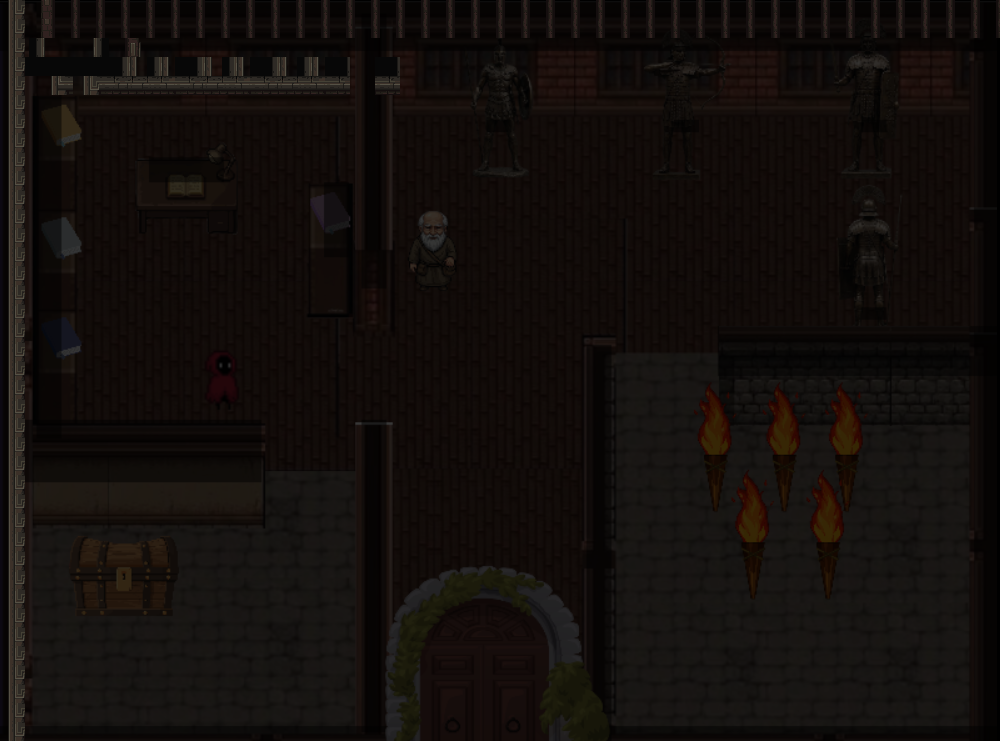

The image is a tile-based game level rendered from a .tmx file. Its description and complete source (layers, tilesets, objects, tile grids) follow:
An orthogonal 40x39 tile map with 25x19 px tiles, 2 tile layers (Tile Layer 1, wall), 1 image layer.

<map version="1.10" tiledversion="1.12.2" orientation="orthogonal" renderorder="right-down" width="40" height="39" tilewidth="25" tileheight="19" infinite="0" nextlayerid="4" nextobjectid="1">
 <tileset firstgid="1" source="mainlevbuild.tsx" />
 <imagelayer id="3" name="Image Layer 1" locked="1" opacity="0.6" offsetx="-4.32671" offsety="1">
  <image source="img/Screenshot 2026-07-21 115721.png" width="1001" height="747" />
 </imagelayer>
 <layer id="1" name="Tile Layer 1" width="40" height="39">
  <data encoding="csv">
0,0,0,0,0,0,0,0,0,0,0,0,0,0,0,0,0,0,0,0,0,0,0,0,0,0,0,0,0,0,0,0,0,0,0,0,0,0,0,0,
0,0,0,0,0,0,0,0,0,0,0,0,0,0,0,0,0,0,0,0,0,0,0,0,0,0,0,0,0,0,0,0,0,0,0,0,0,0,0,0,
0,0,0,0,0,0,0,0,0,0,0,0,0,0,0,0,0,0,0,0,0,0,0,0,0,0,0,0,0,0,0,0,0,0,0,0,0,0,0,0,
0,0,0,0,0,0,0,0,0,0,0,0,0,0,0,0,0,0,0,0,0,0,0,0,0,0,0,0,0,0,0,0,0,0,0,0,0,0,0,0,
0,0,0,0,0,0,0,0,0,0,0,0,0,0,0,0,0,0,0,0,0,0,0,0,0,0,0,0,0,0,0,0,0,0,0,0,0,0,0,0,
0,0,0,0,0,0,0,0,0,0,0,0,0,0,0,0,0,0,0,0,0,0,0,0,0,0,0,0,0,0,0,0,0,0,0,0,0,0,0,0,
0,0,0,0,0,0,0,0,0,0,0,0,0,0,0,0,0,0,0,0,0,0,0,0,0,0,0,0,0,0,0,0,0,0,0,0,0,0,0,0,
0,0,0,0,0,0,0,0,0,0,0,0,0,0,0,0,0,0,0,0,0,0,0,0,0,0,0,0,0,0,0,0,0,0,0,0,0,0,0,0,
0,0,0,0,0,0,0,0,0,0,0,0,0,0,0,0,0,0,0,0,0,0,0,0,0,0,0,0,0,0,0,0,0,0,0,0,0,0,0,0,
0,0,0,0,0,0,0,0,0,0,0,0,0,0,0,0,0,0,0,0,0,0,0,0,0,0,0,0,0,0,0,0,0,0,0,0,0,0,0,0,
0,0,0,0,0,0,0,0,0,0,0,0,0,0,0,0,0,0,0,0,0,0,0,0,0,0,0,0,0,0,0,0,0,0,0,0,0,0,0,0,
0,0,0,0,0,0,0,0,0,0,0,0,0,0,0,0,0,0,0,0,0,0,0,0,0,0,0,0,0,0,0,0,0,0,0,0,0,0,0,0,
0,0,0,0,0,0,0,0,0,0,0,0,0,0,0,0,0,0,0,0,0,0,0,0,0,0,0,0,0,0,0,0,0,0,0,0,0,0,0,0,
0,0,0,0,0,0,0,0,0,0,0,0,0,0,0,0,0,0,0,0,0,0,0,0,0,0,0,0,0,0,0,0,0,0,0,0,0,0,0,0,
0,0,0,0,0,0,0,0,0,0,0,0,0,0,0,0,0,0,0,0,0,0,0,0,0,0,0,0,0,0,0,0,0,0,0,0,0,0,0,0,
0,0,0,0,0,0,0,0,0,0,0,0,0,0,0,0,0,0,0,0,0,0,0,0,0,0,0,0,0,0,0,0,0,0,0,0,0,0,0,0,
0,0,0,0,0,0,0,0,0,0,0,0,0,0,0,0,0,0,0,0,0,0,0,0,0,0,0,0,0,0,0,0,0,0,0,0,0,0,0,0,
0,0,0,0,0,0,0,0,0,0,0,0,0,0,0,0,0,0,0,0,0,0,0,0,0,0,0,0,0,0,0,0,0,0,0,0,0,0,0,0,
0,0,0,0,0,0,0,0,0,0,0,0,0,0,0,0,0,0,0,0,0,0,0,0,0,0,0,0,0,0,0,0,0,0,0,0,0,0,0,0,
0,0,0,0,0,0,0,0,0,0,0,0,0,0,0,0,0,0,0,0,0,0,0,0,0,0,0,0,0,0,0,0,0,0,0,0,0,0,0,0,
0,0,0,0,0,0,0,0,0,0,0,0,0,0,0,0,0,0,0,0,0,0,0,0,0,0,0,0,0,0,0,0,0,0,0,0,0,0,0,0,
0,0,0,0,0,0,0,0,0,0,0,0,0,0,0,0,0,0,0,0,0,0,0,0,0,0,0,0,0,0,0,0,0,0,0,0,0,0,0,0,
0,0,0,0,0,0,0,0,0,0,0,0,0,0,0,0,0,0,0,0,0,0,0,0,0,0,0,0,0,0,0,0,0,0,0,0,0,0,0,0,
0,0,0,0,0,0,0,0,0,0,0,0,0,0,0,0,0,0,0,0,0,0,0,0,0,0,0,0,0,0,0,0,0,0,0,0,0,0,0,0,
0,0,0,0,0,0,0,0,0,0,0,0,0,0,0,0,0,0,0,0,0,0,0,0,0,0,0,0,0,0,0,0,0,0,0,0,0,0,0,0,
0,0,0,0,0,0,0,0,0,0,0,0,0,0,0,0,0,0,0,0,0,0,0,0,0,0,0,0,0,0,0,0,0,0,0,0,0,0,0,0,
0,0,0,0,0,0,0,0,0,0,0,0,0,0,0,0,0,0,0,0,0,0,0,0,0,0,0,0,0,0,0,0,0,0,0,0,0,0,0,0,
0,0,0,0,0,0,0,0,0,0,0,0,0,0,0,0,0,0,0,0,0,0,0,0,0,0,0,0,0,0,0,0,0,0,0,0,0,0,0,0,
0,0,0,0,0,0,0,0,0,0,0,0,0,0,0,0,0,0,0,0,0,0,0,0,0,0,0,0,0,0,0,0,0,0,0,0,0,0,0,0,
0,0,0,0,0,0,0,0,0,0,0,0,0,0,0,0,0,0,0,0,0,0,0,0,0,0,0,0,0,0,0,0,0,0,0,0,0,0,0,0,
0,0,0,0,0,0,0,0,0,0,0,0,0,0,0,0,0,0,0,0,0,0,0,0,0,0,0,0,0,0,0,0,0,0,0,0,0,0,0,0,
0,0,0,0,0,0,0,0,0,0,0,0,0,0,0,0,0,0,0,0,0,0,0,0,0,0,0,0,0,0,0,0,0,0,0,0,0,0,0,0,
0,0,0,0,0,0,0,0,0,0,0,0,0,0,0,0,0,0,0,0,0,0,0,0,0,0,0,0,0,0,0,0,0,0,0,0,0,0,0,0,
0,0,0,0,0,0,0,0,0,0,0,0,0,0,0,0,0,0,0,0,0,0,0,0,0,0,0,0,0,0,0,0,0,0,0,0,0,0,0,0,
0,0,0,0,0,0,0,0,0,0,0,0,0,0,0,0,0,0,0,0,0,0,0,0,0,0,0,0,0,0,0,0,0,0,0,0,0,0,0,0,
0,0,0,0,0,0,0,0,0,0,0,0,0,0,0,0,0,0,0,0,0,0,0,0,0,0,0,0,0,0,0,0,0,0,0,0,0,0,0,0,
0,0,0,0,0,0,0,0,0,0,0,0,0,0,0,0,0,0,0,0,0,0,0,0,0,0,0,0,0,0,0,0,0,0,0,0,0,0,0,0,
0,0,0,0,0,0,0,0,0,0,0,0,0,0,0,0,0,0,0,0,0,0,0,0,0,0,0,0,0,0,0,0,0,0,0,0,0,0,0,0,
0,0,0,0,0,0,0,0,0,0,0,0,0,0,0,0,0,0,0,0,0,0,0,0,0,0,0,0,0,0,0,0,0,0,0,0,0,0,0,0
</data>
 </layer>
 <layer id="2" name="wall" width="40" height="39">
  <data encoding="csv">
243,139,140,140,140,140,140,140,140,140,140,140,140,140,140,140,140,140,140,140,140,140,140,140,140,140,140,140,140,140,140,140,140,140,140,140,140,140,140,140,
243,139,140,140,140,140,140,140,140,140,140,140,140,140,140,140,140,140,140,140,140,140,140,140,140,140,140,140,140,140,140,140,140,140,140,140,140,140,140,140,
243,173,174,175,176,177,178,0,0,0,0,0,0,0,0,0,0,0,0,0,0,0,0,0,0,0,0,0,0,0,0,0,0,0,0,0,0,0,0,0,
243,207,208,209,210,211,212,210,211,212,210,211,212,210,0,210,0,0,0,0,0,0,0,0,0,0,0,0,0,0,0,0,0,0,0,0,0,0,0,0,
243,241,242,243,244,245,246,244,245,246,244,245,246,244,0,244,0,0,0,0,0,0,0,0,0,0,0,0,0,0,0,0,0,0,0,0,0,0,0,0,
243,275,276,277,278,279,280,278,279,280,278,279,280,278,0,278,0,0,0,0,0,0,0,0,0,0,0,0,0,0,0,0,0,0,0,0,0,0,0,0,
243,0,0,0,0,0,0,0,0,0,0,0,0,0,0,0,0,0,0,0,0,0,0,0,0,0,0,0,0,0,0,0,0,0,0,0,0,0,0,0,
243,0,0,0,0,0,0,0,0,0,0,0,0,0,0,0,0,0,0,0,0,0,0,0,0,0,0,0,0,0,0,0,0,0,0,0,0,0,0,0,
243,0,0,0,0,0,0,0,0,0,0,0,0,0,0,0,0,0,0,0,0,0,0,0,0,0,0,0,0,0,0,0,0,0,0,0,0,0,0,0,
243,0,0,0,0,0,0,0,0,0,0,0,0,0,0,0,0,0,0,0,0,0,0,0,0,0,0,0,0,0,0,0,0,0,0,0,0,0,0,0,
243,0,0,0,0,0,0,0,0,0,0,0,0,0,0,0,0,0,0,0,0,0,0,0,0,0,0,0,0,0,0,0,0,0,0,0,0,0,0,0,
243,0,0,0,0,0,0,0,0,0,0,0,0,0,0,0,0,0,0,0,0,0,0,0,0,0,0,0,0,0,0,0,0,0,0,0,0,0,0,0,
243,0,0,0,0,0,0,0,0,0,0,0,0,0,0,0,0,0,0,0,0,0,0,0,0,0,0,0,0,0,0,0,0,0,0,0,0,0,0,0,
243,0,0,0,0,0,0,0,0,0,0,0,0,0,0,0,0,0,0,0,0,0,0,0,0,0,0,0,0,0,0,0,0,0,0,0,0,0,0,0,
243,0,0,0,0,0,0,0,0,0,0,0,0,0,0,0,0,0,0,0,0,0,0,0,0,0,0,0,0,0,0,0,0,0,0,0,0,0,0,0,
243,0,0,0,0,0,0,0,0,0,0,0,0,0,0,0,0,0,0,0,0,0,0,0,0,0,0,0,0,0,0,0,0,0,0,0,0,0,0,0,
243,0,0,0,0,0,0,0,0,0,0,0,0,0,0,0,0,0,0,0,0,0,0,0,0,0,0,0,0,0,0,0,0,0,0,0,0,0,0,0,
243,0,0,0,0,0,0,0,0,0,0,0,0,0,0,0,0,0,0,0,0,0,0,0,0,0,0,0,0,0,0,0,0,0,0,0,0,0,0,0,
243,0,0,0,0,0,0,0,0,0,0,0,0,0,0,0,0,0,0,0,0,0,0,0,0,0,0,0,0,0,0,0,0,0,0,0,0,0,0,0,
243,0,0,0,0,0,0,0,0,0,0,0,0,0,0,0,0,0,0,0,0,0,0,0,0,0,0,0,0,0,0,0,0,0,0,0,0,0,0,0,
243,0,0,0,0,0,0,0,0,0,0,0,0,0,0,0,0,0,0,0,0,0,0,0,0,0,0,0,0,0,0,0,0,0,0,0,0,0,0,0,
243,0,0,0,0,0,0,0,0,0,0,0,0,0,0,0,0,0,0,0,0,0,0,0,0,0,0,0,0,0,0,0,0,0,0,0,0,0,0,0,
243,0,0,0,0,0,0,0,0,0,0,0,0,0,0,0,0,0,0,0,0,0,0,0,0,0,0,0,0,0,0,0,0,0,0,0,0,0,0,0,
243,0,0,0,0,0,0,0,0,0,0,0,0,0,0,0,0,0,0,0,0,0,0,0,0,0,0,0,0,0,0,0,0,0,0,0,0,0,0,0,
243,0,0,0,0,0,0,0,0,0,0,0,0,0,0,0,0,0,0,0,0,0,0,0,0,0,0,0,0,0,0,0,0,0,0,0,0,0,0,0,
243,0,0,0,0,0,0,0,0,0,0,0,0,0,0,0,0,0,0,0,0,0,0,0,0,0,0,0,0,0,0,0,0,0,0,0,0,0,0,0,
243,0,0,0,0,0,0,0,0,0,0,0,0,0,0,0,0,0,0,0,0,0,0,0,0,0,0,0,0,0,0,0,0,0,0,0,0,0,0,0,
243,0,0,0,0,0,0,0,0,0,0,0,0,0,0,0,0,0,0,0,0,0,0,0,0,0,0,0,0,0,0,0,0,0,0,0,0,0,0,0,
243,0,0,0,0,0,0,0,0,0,0,0,0,0,0,0,0,0,0,0,0,0,0,0,0,0,0,0,0,0,0,0,0,0,0,0,0,0,0,0,
243,0,0,0,0,0,0,0,0,0,0,0,0,0,0,0,0,0,0,0,0,0,0,0,0,0,0,0,0,0,0,0,0,0,0,0,0,0,0,0,
243,0,0,0,0,0,0,0,0,0,0,0,0,0,0,0,0,0,0,0,0,0,0,0,0,0,0,0,0,0,0,0,0,0,0,0,0,0,0,0,
243,0,0,0,0,0,0,0,0,0,0,0,0,0,0,0,0,0,0,0,0,0,0,0,0,0,0,0,0,0,0,0,0,0,0,0,0,0,0,0,
243,0,0,0,0,0,0,0,0,0,0,0,0,0,0,0,0,0,0,0,0,0,0,0,0,0,0,0,0,0,0,0,0,0,0,0,0,0,0,0,
243,0,0,0,0,0,0,0,0,0,0,0,0,0,0,0,0,0,0,0,0,0,0,0,0,0,0,0,0,0,0,0,0,0,0,0,0,0,0,0,
243,0,0,0,0,0,0,0,0,0,0,0,0,0,0,0,0,0,0,0,0,0,0,0,0,0,0,0,0,0,0,0,0,0,0,0,0,0,0,0,
243,0,0,0,0,0,0,0,0,0,0,0,0,0,0,0,0,0,0,0,0,0,0,0,0,0,0,0,0,0,0,0,0,0,0,0,0,0,0,0,
243,0,0,0,0,0,0,0,0,0,0,0,0,0,0,0,0,0,0,0,0,0,0,0,0,0,0,0,0,0,0,0,0,0,0,0,0,0,0,0,
243,0,0,0,0,0,0,0,0,0,0,0,0,0,0,0,0,0,0,0,0,0,0,0,0,0,0,0,0,0,0,0,0,0,0,0,0,0,0,0,
243,0,0,0,0,0,0,0,0,0,0,0,0,0,0,0,0,0,0,0,0,0,0,0,0,0,0,0,0,0,0,0,0,0,0,0,0,0,0,0
</data>
 </layer>
</map>
